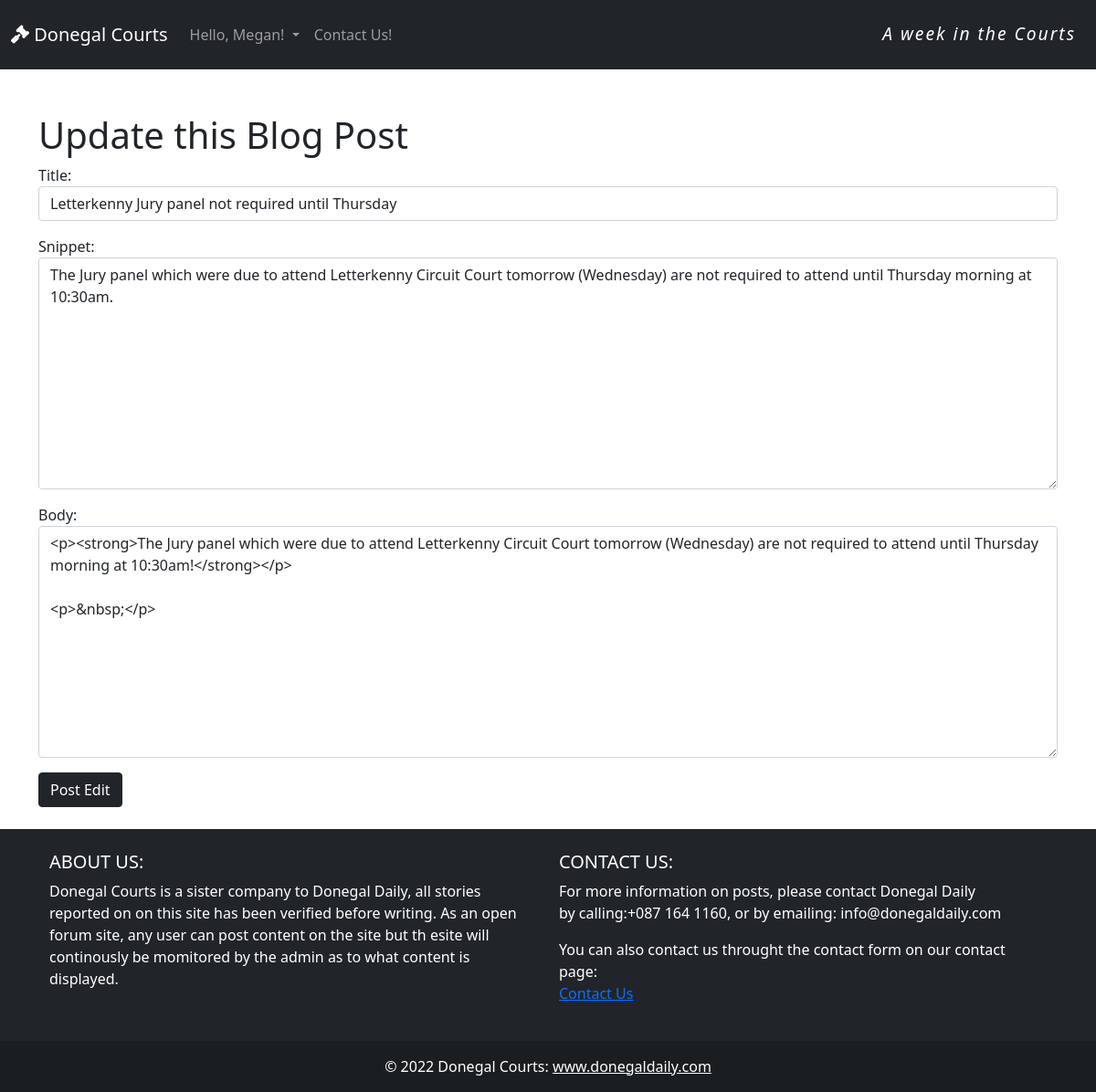
Page /article/edit/2 (signed in) on the committed database.
### blog/models.py (models this page shows, shortened)
class Post(models.Model):
    title = models.CharField(max_length=255, unique=True)
    title_tag = models.CharField(max_length=200)
    featured_image = CloudinaryField('image', default='placeholder')
    snippet = models.CharField(max_length=255)
    author = models.ForeignKey(User, on_delete=models.CASCADE)
    category = models.CharField(max_length=255, null=True)
    body = RichTextField(blank=True, null=True)
    post_date = models.DateField(auto_now_add=True)
    likes = models.ManyToManyField(User, related_name='blog_posts')
    class Meta:
        ordering = ['post_date']

### blog/views.py (the view)
# urls.py: path('article/edit/<int:pk>', UpdatePostView.as_view(), name='update-post'),
class UpdatePostView(UpdateView):
    model = Post
    form_class = EditForm
    template_name = 'update_post.html'

### blog/forms.py
class EditForm(forms.ModelForm):
    class Meta:
        model = Post
        fields = ('title', 'snippet', 'body')
        widgets = {
            'title': forms.TextInput(attrs={'class': 'form-control', 'placeholder': 'This is the Title Input'}),
            'snippet': forms.Textarea(attrs={'class': 'form-control'}),
            'body': forms.Textarea(attrs={'class': 'form-control', 'placeholder': 'This is the Body Text Input'})
        }

### templates/update_post.html (shortened to what this page needs)
{% extends 'base.html' %}
{% block content %}
<div class = "container">
    <div class="row">
        {% if user.is_authenticated %}
            {% if user.id == post.author.id %}
                <div class="form-group">
                    <form method="POST">
                        <br/><br/>
                            <h1>Update this Blog Post</h1>
                       {{ form.as_p }}
                       <button class="btn btn-dark">Post Edit</button>
                       <br/><br/>
                       </form>
                </div>
            {% else %}
            <p> You are not allowed to edit a blog post.</p>
            {% endif %}
        {% else %}
            <p> You are not allowed to edit a blog post.</p>
        {% endif %}
    </div>
</div>
{% endblock %}

### templates/base.html (shortened to what this page needs)
{% load static %}
<!doctype html>
<html lang="en" class="h-100">
  <head>
    <link href="https://cdn.jsdelivr.net/npm/bootstrap@5.1.3/dist/css/bootstrap.min.css" rel="stylesheet"
>
    <link rel="stylesheet" href="{% static 'style.css' %}">
    <link rel="stylesheet" href="path/to/font-awesome/css/font-awesome.min.css">
  </head>
  <body>
      <nav class="navbar navbar-expand-lg navbar-dark bg-dark">
        <div class="container-fluid">
          <a class="navbar-brand" href="{% url 'home' %}"><i class="fa-solid fa-gavel"></i> Donegal Courts</a>
          <div class="collapse navbar-collapse" id="navbarSupportedContent">
            <ul class="navbar-nav me-auto mb-2 mb-lg-0">
              {% if user.is_authenticated %}
              <li class="nav-item dropdown">
                <a class="nav-link dropdown-toggle" href="#" id="navbarDropdown" role="button" data-bs-toggle="dropdown" aria-expanded="false">
                  Hello, {{ user.first_name}}!
                </a>
              </li>
              {% endif %}
                <li class="nav-item">
                  <a class="nav-link" aria-current="page" href="{% url 'contact' %}">Contact Us!</a>
                </li>
          </div>
          <ul class="navbar-nav mr-auto">
            </li><p class="tag-line"> <i>A week in the Courts</i></p></li>
          </ul>
        </div>
</nav>
    {% block content %}{% endblock content %}
    <footer class="bg-dark text-center text-lg-start">
      <div class="container p-4">
        <div class="row">
          <div class="col-lg-6 col-md-12 mb-4 mb-md-0">
            <h5 class="text-uppercase text-white">ABOUT US:</h5>
            <p class="footer-text text-white">
              Donegal Courts is a sister company to Donegal Daily, all stories reported on on this site has been verified before writing. As an open forum site, any user can post content on the site but th esite will continously be momitored by the admin as to what content is displayed.
            </p>
          </div>
          <div class="col-lg-6 col-md-12 mb-4 mb-md-0">
            <h5 class="text-uppercase text-white">Contact Us:</h5>
            <p class="text-white">
              For more information on posts, please contact Donegal Daily <br> by calling:+087 164 1160, or by emailing: info@donegaldaily.com
            </p>
            <p class="text-white"> You can also contact us throught the contact form on our contact page: <br><a href="{% url 'contact' %}"> Contact Us</a></p>
          </div>
        </div>
      </div>
      <div class="text-center p-3 text-white" style="background-color: rgba(0, 0, 0, 0.2);">
        © 2022 Donegal Courts:
        <a class="text-white" href="https://www.donegaldaily.com/" target="_blank">www.donegaldaily.com</a>
      </div>
    </footer>
    <link rel="stylesheet" href="https://use.fontawesome.com/releases/v5.7.1/css/all.css">
  </body>
</html>

### static/style.css (style rules this page uses)
body { background-color: white; }
.tag-line { margin-top: 15px; padding-right:10px; letter-spacing: 2px;; color:white; font-size: larger; font-weight: 150; }
.footer-text { color: white; }

### rows in the picture
Post: title "Letterkenny Jury panel not required until Thursday", snippet "The Jury panel which were due to attend Letterkenny Circuit Court tomorrow (Wednesday) are not required to attend until Thursday morning at 10:30am.", body "<p><strong>The Jury panel which were due to attend Letterkenny Circuit Court tomorrow (Wednesday) are not required to attend until Thursday morning at 10:30am!</strong></p> <p>&nbsp;</p>"

### other values in the picture
{{ user.first_name }} "Megan"
